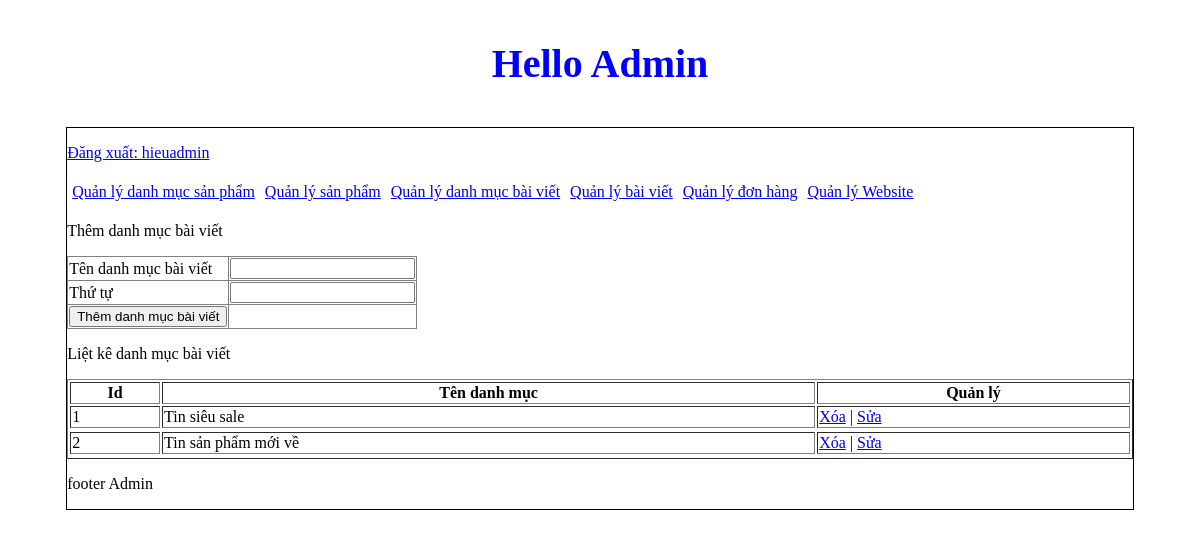
The app's page /admin/index.php?action=quanlydanhmucbaiviet&query=them (signed in) with its own data.
### tables this page shows
CREATE TABLE `tbl_danhmucbaiviet` (
  `id_baiviet` int(11) NOT NULL,
  `tendanhmuc_baiviet` varchar(255) NOT NULL,
  `thutu` int(11) NOT NULL
);

### admin/modules/quanlydanhmucbaiviet/lietke.php (the view)
<?php
    $sql_lietke_danhmucbv = "SELECT * FROM tbl_danhmucbaiviet ORDER BY thutu ASC";
    $query_lietke_danhmucbv = mysqli_query($mysqli,$sql_lietke_danhmucbv);
?>
<p>Liệt kê danh mục bài viết</p>
    <table style="width:100%" border="1" style="border-collapse: collapse;">
        <tr>
            <th>Id</th>
            <th>Tên danh mục</th>
            <th>Quản lý</th>
        </tr>
        <?php
        $i = 0;
        while($row = mysqli_fetch_array($query_lietke_danhmucbv)){
            $i++;
        ?>
        <tr>
            <td><?php echo $i ?></td>
            <td><?php echo $row['tendanhmuc_baiviet'] ?></td>
            <td>
                <a href="../admin/modules/quanlydanhmucbaiviet/xuly.php?idbaiviet=<?php echo $row['id_baiviet']?>">Xóa</a> | <a href="?action=quanlydanhmucbaiviet&query=sua&idbaiviet=<?php echo $row['id_baiviet']?>">Sửa</a>
            </td>
        <tr>
        <?php
        }
        ?>
    </table>

### records on screen
tbl_danhmucbaiviet: tendanhmuc_baiviet "Tin siêu sale"
tbl_danhmucbaiviet: tendanhmuc_baiviet "Tin sản phẩm mới về"

### other values on screen
$_SESSION['dangnhap'] "hieuadmin"
